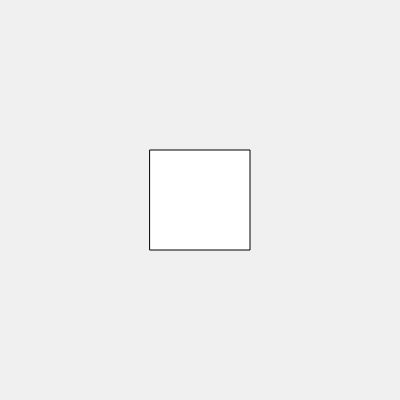
Frame 1 (no input)
Frame 60 (no input): identical to frame 1, image omitted
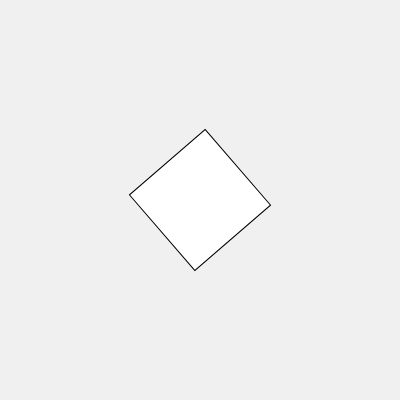
Frame 120 (the mouse pressed at the canvas centre since frame 60)

The p5.js sketch that drew these frames (run headless with seeded random() and noise() and a simulated clock; from frame 60 on, the mouse is pressed at the canvas centre):

// p5.js sketch
// ── sketch.js

function setup() {
  createCanvas(400, 400);
}

function draw() {
  background(240);

  // move to the center of the canvas
  translate(width/2 , height/2);
  
  // scale based on the mouse
  rotate(mouseX/50);
  
  // move to the center of the square
  translate(-50, -50);

  // draw the square at the origin
  square(0, 0, 100);
}
